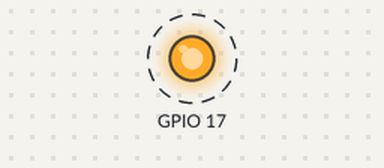
Simulated run of this program. Board: Raspberry Pi (BCM pin numbers). Parts: output pins drawn as LEDs (lit = HIGH). Dashed ring = blinking. What the program prints to the terminal is not drawn. At 10.0 s the program stops and its outputs stay as they are.

Above: at 0.2 s.
Timing chart, 0 to 3.0 s (numbered marks = the images above):
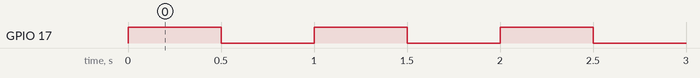

Measured:
- by itself, GPIO 17: alternates HIGH for 0.50 s and LOW for 0.50 s, 20 changes in all, then stays LOW

The program:

LED.py
```python
import RPi.GPIO as GPIO
from time import sleep

GPIO.setmode(GPIO.BCM)
GPIO.setwarnings(False)
GPIO.setup(17,GPIO.OUT)
for i in range(10):
    print("LED On: "+str(i))
    GPIO.output(17,GPIO.HIGH)
    sleep(0.5)
    GPIO.output(17,GPIO.LOW)
    sleep(0.5)
GPIO.cleanup()
```
